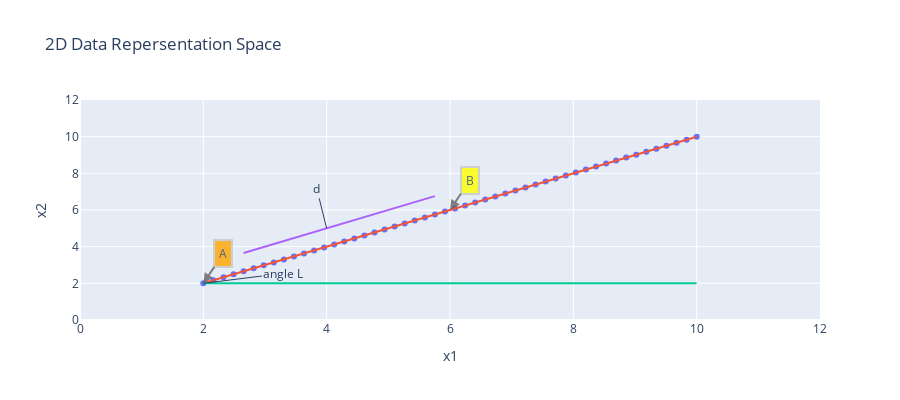
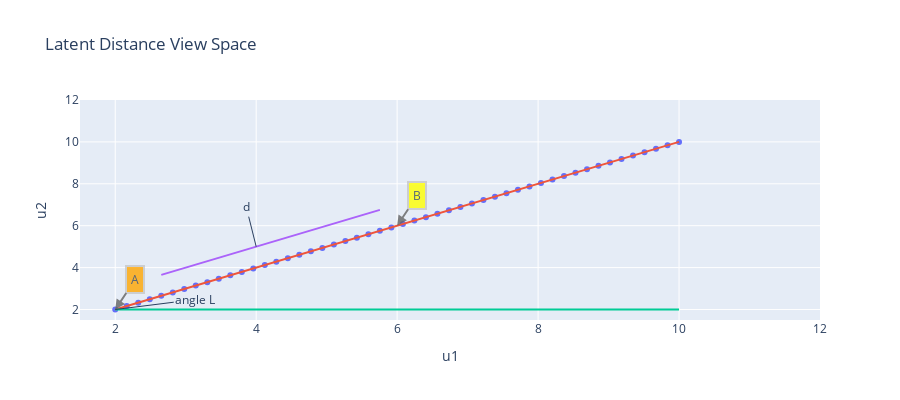

These figures' notebook cell, in order:
### Code cell
random_y3 = [2 for i in range(100)]
random_y4 = random_y2 + 1
trace4 = go.Scatter(x = random_x[4:24], y = random_y4[4:300], mode="lines")
trace3 = go.Scatter(x = random_x, y = random_y3, mode="lines")
trace1 = go.Scatter(x = random_x, y = random_y1, mode="markers")
trace2 = go.Scatter(x = random_x, y = random_y2, mode="lines")
layout = go.Layout(xaxis=dict(title="x1", range=(0,12)), yaxis=dict(title="x2", range=(0,12)), height=400,
                   annotations=[dict(x=2, y=2, xref='x', yref='y', text='A', showarrow=True, align='center', arrowhead=2, arrowsize=1, arrowwidth=2, 
                                     arrowcolor='#636363', ax=20, ay=-30, bordercolor='#c7c7c7', borderwidth=2, borderpad=4, bgcolor='orange', opacity=0.8), 
                                dict(x=6, y=6, xref='x', yref='y', text='B', showarrow=True, align='center', arrowhead=2, arrowsize=1, arrowwidth=2, arrowcolor='#636363',
                                     ax=20, ay=-30, bordercolor='#c7c7c7', borderwidth=2, borderpad=4, bgcolor='yellow', opacity=0.8), dict(
                                     x=4, y=5, xref='x', yref='y',text='d', ay=-40), 
                                dict(x=2, y=2, xref='x', yref='y', text='angle L', ax=80, ay=-10)], title="2D Data Repersentation Space", showlegend=False)
data = [trace1, trace2, trace3, trace4]
figure = go.Figure(data = data, layout = layout)
iplot(figure)



#################

random_y3 = [2 for i in range(100)]
random_y4 = random_y2 + 1
trace4 = go.Scatter(x = random_x[4:24], y = random_y4[4:300], mode="lines")
trace3 = go.Scatter(x = random_x, y = random_y3, mode="lines")
trace1 = go.Scatter(x = random_x, y = random_y1, mode="markers")
trace2 = go.Scatter(x = random_x, y = random_y2, mode="lines")
layout = go.Layout(xaxis=dict(title="u1", range=(1.5,12)), yaxis=dict(title="u2", range=(1.5,12)), height=400,
                   annotations=[dict(x=2, y=2, xref='x', yref='y', text='A', showarrow=True, align='center', arrowhead=2, arrowsize=1, arrowwidth=2, 
                                     arrowcolor='#636363', ax=20, ay=-30, bordercolor='#c7c7c7', borderwidth=2, borderpad=4, bgcolor='orange', opacity=0.8), 
                                dict(x=6, y=6, xref='x', yref='y', text='B', showarrow=True, align='center', arrowhead=2, arrowsize=1, arrowwidth=2, arrowcolor='#636363',
                                     ax=20, ay=-30, bordercolor='#c7c7c7', borderwidth=2, borderpad=4, bgcolor='yellow', opacity=0.8), dict(
                                     x=4, y=5, xref='x', yref='y',text='d', ay=-40), 
                                dict(x=2, y=2, xref='x', yref='y', text='angle L', ax=80, ay=-10)], title="Latent Distance View Space", showlegend=False)
data = [trace1, trace2, trace3, trace4]
figure = go.Figure(data = data, layout = layout)
iplot(figure)

### Figure 1 — Plotly figure (JSON) as saved in the notebook; plotly's stock layout.template omitted (floating-point values rounded to 4 significant figures)
{"data": [{"mode": "markers", "type": "scatter", "x": [2, 2.163, 2.327, 2.49, 2.653, 2.816, 2.98, 3.143, 3.306, 3.469, 3.633, 3.796, 3.959, 4.122, 4.286, 4.449, 4.612, 4.776, 4.939, 5.102, 5.265, 5.429, 5.592, 5.755, 5.918, 6.082, 6.245, 6.408, 6.571, 6.735, 6.898, 7.061, 7.224, 7.388, 7.551, 7.714, 7.878, 8.041, 8.204, 8.367, 8.531, 8.694, 8.857, 9.02, 9.184, 9.347, 9.51, 9.673, 9.837, 10], "y": [2, 2.163, 2.327, 2.49, 2.653, 2.816, 2.98, 3.143, 3.306, 3.469, 3.633, 3.796, 3.959, 4.122, 4.286, 4.449, 4.612, 4.776, 4.939, 5.102, 5.265, 5.429, 5.592, 5.755, 5.918, 6.082, 6.245, 6.408, 6.571, 6.735, 6.898, 7.061, 7.224, 7.388, 7.551, 7.714, 7.878, 8.041, 8.204, 8.367, 8.531, 8.694, 8.857, 9.02, 9.184, 9.347, 9.51, 9.673, 9.837, 10]}, {"mode": "lines", "type": "scatter", "x": [2, 2.163, 2.327, 2.49, 2.653, 2.816, 2.98, 3.143, 3.306, 3.469, 3.633, 3.796, 3.959, 4.122, 4.286, 4.449, 4.612, 4.776, 4.939, 5.102, 5.265, 5.429, 5.592, 5.755, 5.918, 6.082, 6.245, 6.408, 6.571, 6.735, 6.898, 7.061, 7.224, 7.388, 7.551, 7.714, 7.878, 8.041, 8.204, 8.367, 8.531, 8.694, 8.857, 9.02, 9.184, 9.347, 9.51, 9.673, 9.837, 10], "y": [2, 2.163, 2.327, 2.49, 2.653, 2.816, 2.98, 3.143, 3.306, 3.469, 3.633, 3.796, 3.959, 4.122, 4.286, 4.449, 4.612, 4.776, 4.939, 5.102, 5.265, 5.429, 5.592, 5.755, 5.918, 6.082, 6.245, 6.408, 6.571, 6.735, 6.898, 7.061, 7.224, 7.388, 7.551, 7.714, 7.878, 8.041, 8.204, 8.367, 8.531, 8.694, 8.857, 9.02, 9.184, 9.347, 9.51, 9.673, 9.837, 10]}, {"mode": "lines", "type": "scatter", "x": [2, 2.163, 2.327, 2.49, 2.653, 2.816, 2.98, 3.143, 3.306, 3.469, 3.633, 3.796, 3.959, 4.122, 4.286, 4.449, 4.612, 4.776, 4.939, 5.102, 5.265, 5.429, 5.592, 5.755, 5.918, 6.082, 6.245, 6.408, 6.571, 6.735, 6.898, 7.061, 7.224, 7.388, 7.551, 7.714, 7.878, 8.041, 8.204, 8.367, 8.531, 8.694, 8.857, 9.02, 9.184, 9.347, 9.51, 9.673, 9.837, 10], "y": [2, 2, 2, 2, 2, 2, 2, 2, 2, 2, 2, 2, 2, 2, 2, 2, 2, 2, 2, 2, 2, 2, 2, 2, 2, 2, 2, 2, 2, 2, 2, 2, 2, 2, 2, 2, 2, 2, 2, 2, 2, 2, 2, 2, 2, 2, 2, 2, 2, 2, 2, 2, 2, 2, 2, 2, 2, 2, 2, 2, 2, 2, 2, 2, 2, 2, 2, 2, 2, 2, 2, 2, 2, 2, 2, 2, 2, 2, 2, 2, 2, 2, 2, 2, 2, 2, 2, 2, 2, 2, 2, 2, 2, 2, 2, 2, 2, 2, 2, 2]}, {"mode": "lines", "type": "scatter", "x": [2.653, 2.816, 2.98, 3.143, 3.306, 3.469, 3.633, 3.796, 3.959, 4.122, 4.286, 4.449, 4.612, 4.776, 4.939, 5.102, 5.265, 5.429, 5.592, 5.755], "y": [3.653, 3.816, 3.98, 4.143, 4.306, 4.469, 4.633, 4.796, 4.959, 5.122, 5.286, 5.449, 5.612, 5.776, 5.939, 6.102, 6.265, 6.429, 6.592, 6.755, 6.918, 7.082, 7.245, 7.408, 7.571, 7.735, 7.898, 8.061, 8.224, 8.388, 8.551, 8.714, 8.878, 9.041, 9.204, 9.367, 9.531, 9.694, 9.857, 10.02, 10.18, 10.35, 10.51, 10.67, 10.84, 11]}], "layout": {"annotations": [{"align": "center", "arrowcolor": "#636363", "arrowhead": 2, "arrowsize": 1, "arrowwidth": 2, "ax": 20, "ay": -30, "bgcolor": "orange", "bordercolor": "#c7c7c7", "borderpad": 4, "borderwidth": 2, "opacity": 0.8, "showarrow": true, "text": "A", "x": 2, "xref": "x", "y": 2, "yref": "y"}, {"align": "center", "arrowcolor": "#636363", "arrowhead": 2, "arrowsize": 1, "arrowwidth": 2, "ax": 20, "ay": -30, "bgcolor": "yellow", "bordercolor": "#c7c7c7", "borderpad": 4, "borderwidth": 2, "opacity": 0.8, "showarrow": true, "text": "B", "x": 6, "xref": "x", "y": 6, "yref": "y"}, {"ay": -40, "text": "d", "x": 4, "xref": "x", "y": 5, "yref": "y"}, {"ax": 80, "ay": -10, "text": "angle L", "x": 2, "xref": "x", "y": 2, "yref": "y"}], "height": 400, "showlegend": false, "title": {"text": "2D Data Repersentation Space"}, "xaxis": {"range": [0, 12], "title": {"text": "x1"}}, "yaxis": {"range": [0, 12], "title": {"text": "x2"}}}}

### Figure 2 — Plotly figure (JSON) as saved in the notebook; plotly's stock layout.template omitted (floating-point values rounded to 4 significant figures)
{"data": [{"mode": "markers", "type": "scatter", "x": [2, 2.163, 2.327, 2.49, 2.653, 2.816, 2.98, 3.143, 3.306, 3.469, 3.633, 3.796, 3.959, 4.122, 4.286, 4.449, 4.612, 4.776, 4.939, 5.102, 5.265, 5.429, 5.592, 5.755, 5.918, 6.082, 6.245, 6.408, 6.571, 6.735, 6.898, 7.061, 7.224, 7.388, 7.551, 7.714, 7.878, 8.041, 8.204, 8.367, 8.531, 8.694, 8.857, 9.02, 9.184, 9.347, 9.51, 9.673, 9.837, 10], "y": [2, 2.163, 2.327, 2.49, 2.653, 2.816, 2.98, 3.143, 3.306, 3.469, 3.633, 3.796, 3.959, 4.122, 4.286, 4.449, 4.612, 4.776, 4.939, 5.102, 5.265, 5.429, 5.592, 5.755, 5.918, 6.082, 6.245, 6.408, 6.571, 6.735, 6.898, 7.061, 7.224, 7.388, 7.551, 7.714, 7.878, 8.041, 8.204, 8.367, 8.531, 8.694, 8.857, 9.02, 9.184, 9.347, 9.51, 9.673, 9.837, 10]}, {"mode": "lines", "type": "scatter", "x": [2, 2.163, 2.327, 2.49, 2.653, 2.816, 2.98, 3.143, 3.306, 3.469, 3.633, 3.796, 3.959, 4.122, 4.286, 4.449, 4.612, 4.776, 4.939, 5.102, 5.265, 5.429, 5.592, 5.755, 5.918, 6.082, 6.245, 6.408, 6.571, 6.735, 6.898, 7.061, 7.224, 7.388, 7.551, 7.714, 7.878, 8.041, 8.204, 8.367, 8.531, 8.694, 8.857, 9.02, 9.184, 9.347, 9.51, 9.673, 9.837, 10], "y": [2, 2.163, 2.327, 2.49, 2.653, 2.816, 2.98, 3.143, 3.306, 3.469, 3.633, 3.796, 3.959, 4.122, 4.286, 4.449, 4.612, 4.776, 4.939, 5.102, 5.265, 5.429, 5.592, 5.755, 5.918, 6.082, 6.245, 6.408, 6.571, 6.735, 6.898, 7.061, 7.224, 7.388, 7.551, 7.714, 7.878, 8.041, 8.204, 8.367, 8.531, 8.694, 8.857, 9.02, 9.184, 9.347, 9.51, 9.673, 9.837, 10]}, {"mode": "lines", "type": "scatter", "x": [2, 2.163, 2.327, 2.49, 2.653, 2.816, 2.98, 3.143, 3.306, 3.469, 3.633, 3.796, 3.959, 4.122, 4.286, 4.449, 4.612, 4.776, 4.939, 5.102, 5.265, 5.429, 5.592, 5.755, 5.918, 6.082, 6.245, 6.408, 6.571, 6.735, 6.898, 7.061, 7.224, 7.388, 7.551, 7.714, 7.878, 8.041, 8.204, 8.367, 8.531, 8.694, 8.857, 9.02, 9.184, 9.347, 9.51, 9.673, 9.837, 10], "y": [2, 2, 2, 2, 2, 2, 2, 2, 2, 2, 2, 2, 2, 2, 2, 2, 2, 2, 2, 2, 2, 2, 2, 2, 2, 2, 2, 2, 2, 2, 2, 2, 2, 2, 2, 2, 2, 2, 2, 2, 2, 2, 2, 2, 2, 2, 2, 2, 2, 2, 2, 2, 2, 2, 2, 2, 2, 2, 2, 2, 2, 2, 2, 2, 2, 2, 2, 2, 2, 2, 2, 2, 2, 2, 2, 2, 2, 2, 2, 2, 2, 2, 2, 2, 2, 2, 2, 2, 2, 2, 2, 2, 2, 2, 2, 2, 2, 2, 2, 2]}, {"mode": "lines", "type": "scatter", "x": [2.653, 2.816, 2.98, 3.143, 3.306, 3.469, 3.633, 3.796, 3.959, 4.122, 4.286, 4.449, 4.612, 4.776, 4.939, 5.102, 5.265, 5.429, 5.592, 5.755], "y": [3.653, 3.816, 3.98, 4.143, 4.306, 4.469, 4.633, 4.796, 4.959, 5.122, 5.286, 5.449, 5.612, 5.776, 5.939, 6.102, 6.265, 6.429, 6.592, 6.755, 6.918, 7.082, 7.245, 7.408, 7.571, 7.735, 7.898, 8.061, 8.224, 8.388, 8.551, 8.714, 8.878, 9.041, 9.204, 9.367, 9.531, 9.694, 9.857, 10.02, 10.18, 10.35, 10.51, 10.67, 10.84, 11]}], "layout": {"annotations": [{"align": "center", "arrowcolor": "#636363", "arrowhead": 2, "arrowsize": 1, "arrowwidth": 2, "ax": 20, "ay": -30, "bgcolor": "orange", "bordercolor": "#c7c7c7", "borderpad": 4, "borderwidth": 2, "opacity": 0.8, "showarrow": true, "text": "A", "x": 2, "xref": "x", "y": 2, "yref": "y"}, {"align": "center", "arrowcolor": "#636363", "arrowhead": 2, "arrowsize": 1, "arrowwidth": 2, "ax": 20, "ay": -30, "bgcolor": "yellow", "bordercolor": "#c7c7c7", "borderpad": 4, "borderwidth": 2, "opacity": 0.8, "showarrow": true, "text": "B", "x": 6, "xref": "x", "y": 6, "yref": "y"}, {"ay": -40, "text": "d", "x": 4, "xref": "x", "y": 5, "yref": "y"}, {"ax": 80, "ay": -10, "text": "angle L", "x": 2, "xref": "x", "y": 2, "yref": "y"}], "height": 400, "showlegend": false, "title": {"text": "Latent Distance View Space"}, "xaxis": {"range": [1.5, 12], "title": {"text": "u1"}}, "yaxis": {"range": [1.5, 12], "title": {"text": "u2"}}}}
